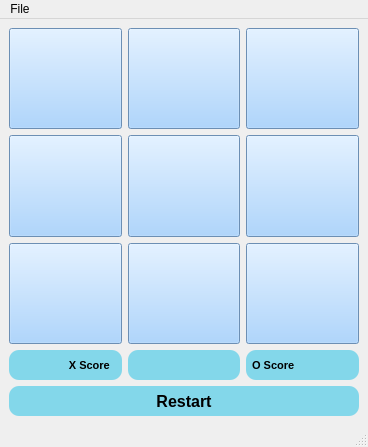
<?xml version="1.0" encoding="UTF-8"?>
<ui version="4.0">
 <class>TicTacToa</class>
 <widget class="QMainWindow" name="TicTacToa">
  <property name="geometry">
   <rect>
    <x>0</x>
    <y>0</y>
    <width>368</width>
    <height>447</height>
   </rect>
  </property>
  <property name="windowTitle">
   <string>TicTacToa</string>
  </property>
  <widget class="QWidget" name="centralwidget">
   <layout class="QGridLayout" name="gridLayout">
    <item row="1" column="1">
     <widget class="QPushButton" name="btn5">
      <property name="sizePolicy">
       <sizepolicy hsizetype="Minimum" vsizetype="Expanding">
        <horstretch>0</horstretch>
        <verstretch>0</verstretch>
       </sizepolicy>
      </property>
      <property name="styleSheet">
       <string notr="true">background-color: rgb(151, 200, 252);</string>
      </property>
      <property name="text">
       <string/>
      </property>
     </widget>
    </item>
    <item row="3" column="0">
     <widget class="QLabel" name="x_score">
      <property name="sizePolicy">
       <sizepolicy hsizetype="Preferred" vsizetype="Minimum">
        <horstretch>0</horstretch>
        <verstretch>0</verstretch>
       </sizepolicy>
      </property>
      <property name="minimumSize">
       <size>
        <width>0</width>
        <height>30</height>
       </size>
      </property>
      <property name="font">
       <font>
        <pointsize>8</pointsize>
        <italic>false</italic>
        <bold>true</bold>
       </font>
      </property>
      <property name="styleSheet">
       <string notr="true">background-color: rgb(131, 215, 234);
border-radius: 10px
</string>
      </property>
      <property name="text">
       <string>X Score    </string>
      </property>
      <property name="alignment">
       <set>Qt::AlignRight|Qt::AlignTrailing|Qt::AlignVCenter</set>
      </property>
     </widget>
    </item>
    <item row="2" column="2">
     <widget class="QPushButton" name="btn9">
      <property name="sizePolicy">
       <sizepolicy hsizetype="Minimum" vsizetype="Expanding">
        <horstretch>0</horstretch>
        <verstretch>0</verstretch>
       </sizepolicy>
      </property>
      <property name="styleSheet">
       <string notr="true">background-color: rgb(151, 200, 252);</string>
      </property>
      <property name="text">
       <string/>
      </property>
     </widget>
    </item>
    <item row="0" column="1">
     <widget class="QPushButton" name="btn2">
      <property name="sizePolicy">
       <sizepolicy hsizetype="Minimum" vsizetype="Expanding">
        <horstretch>0</horstretch>
        <verstretch>0</verstretch>
       </sizepolicy>
      </property>
      <property name="styleSheet">
       <string notr="true">background-color: rgb(151, 200, 252);</string>
      </property>
      <property name="text">
       <string/>
      </property>
     </widget>
    </item>
    <item row="1" column="0">
     <widget class="QPushButton" name="btn4">
      <property name="sizePolicy">
       <sizepolicy hsizetype="Minimum" vsizetype="Expanding">
        <horstretch>0</horstretch>
        <verstretch>0</verstretch>
       </sizepolicy>
      </property>
      <property name="styleSheet">
       <string notr="true">background-color: rgb(151, 200, 252);</string>
      </property>
      <property name="text">
       <string/>
      </property>
     </widget>
    </item>
    <item row="2" column="0">
     <widget class="QPushButton" name="btn7">
      <property name="sizePolicy">
       <sizepolicy hsizetype="Minimum" vsizetype="Expanding">
        <horstretch>0</horstretch>
        <verstretch>0</verstretch>
       </sizepolicy>
      </property>
      <property name="styleSheet">
       <string notr="true">background-color: rgb(151, 200, 252);</string>
      </property>
      <property name="text">
       <string/>
      </property>
     </widget>
    </item>
    <item row="3" column="1">
     <widget class="QLabel" name="score">
      <property name="sizePolicy">
       <sizepolicy hsizetype="Preferred" vsizetype="Minimum">
        <horstretch>0</horstretch>
        <verstretch>0</verstretch>
       </sizepolicy>
      </property>
      <property name="minimumSize">
       <size>
        <width>0</width>
        <height>30</height>
       </size>
      </property>
      <property name="font">
       <font>
        <pointsize>8</pointsize>
        <italic>false</italic>
        <bold>true</bold>
       </font>
      </property>
      <property name="styleSheet">
       <string notr="true">background-color: rgb(131, 215, 234);
border-radius: 10px
</string>
      </property>
      <property name="text">
       <string/>
      </property>
      <property name="alignment">
       <set>Qt::AlignCenter</set>
      </property>
     </widget>
    </item>
    <item row="0" column="2">
     <widget class="QPushButton" name="btn3">
      <property name="sizePolicy">
       <sizepolicy hsizetype="Minimum" vsizetype="Expanding">
        <horstretch>0</horstretch>
        <verstretch>0</verstretch>
       </sizepolicy>
      </property>
      <property name="styleSheet">
       <string notr="true">background-color: rgb(151, 200, 252);</string>
      </property>
      <property name="text">
       <string/>
      </property>
     </widget>
    </item>
    <item row="3" column="2">
     <widget class="QLabel" name="o_score">
      <property name="sizePolicy">
       <sizepolicy hsizetype="Preferred" vsizetype="Minimum">
        <horstretch>0</horstretch>
        <verstretch>0</verstretch>
       </sizepolicy>
      </property>
      <property name="minimumSize">
       <size>
        <width>0</width>
        <height>30</height>
       </size>
      </property>
      <property name="font">
       <font>
        <pointsize>8</pointsize>
        <italic>false</italic>
        <bold>true</bold>
       </font>
      </property>
      <property name="styleSheet">
       <string notr="true">border-radius: 10px;
background-color: rgb(131, 215, 234);
</string>
      </property>
      <property name="text">
       <string>  O Score</string>
      </property>
     </widget>
    </item>
    <item row="0" column="0">
     <widget class="QPushButton" name="btn1">
      <property name="sizePolicy">
       <sizepolicy hsizetype="Minimum" vsizetype="Expanding">
        <horstretch>0</horstretch>
        <verstretch>0</verstretch>
       </sizepolicy>
      </property>
      <property name="styleSheet">
       <string notr="true">background-color: rgb(151, 200, 252);</string>
      </property>
      <property name="text">
       <string/>
      </property>
     </widget>
    </item>
    <item row="2" column="1">
     <widget class="QPushButton" name="btn8">
      <property name="sizePolicy">
       <sizepolicy hsizetype="Minimum" vsizetype="Expanding">
        <horstretch>0</horstretch>
        <verstretch>0</verstretch>
       </sizepolicy>
      </property>
      <property name="styleSheet">
       <string notr="true">background-color: rgb(151, 200, 252);</string>
      </property>
      <property name="text">
       <string/>
      </property>
     </widget>
    </item>
    <item row="1" column="2">
     <widget class="QPushButton" name="btn6">
      <property name="sizePolicy">
       <sizepolicy hsizetype="Minimum" vsizetype="Expanding">
        <horstretch>0</horstretch>
        <verstretch>0</verstretch>
       </sizepolicy>
      </property>
      <property name="styleSheet">
       <string notr="true">background-color: rgb(151, 200, 252);</string>
      </property>
      <property name="text">
       <string/>
      </property>
     </widget>
    </item>
    <item row="4" column="0" colspan="3">
     <widget class="QPushButton" name="reset">
      <property name="sizePolicy">
       <sizepolicy hsizetype="Preferred" vsizetype="Minimum">
        <horstretch>0</horstretch>
        <verstretch>0</verstretch>
       </sizepolicy>
      </property>
      <property name="minimumSize">
       <size>
        <width>0</width>
        <height>30</height>
       </size>
      </property>
      <property name="font">
       <font>
        <pointsize>12</pointsize>
        <bold>true</bold>
       </font>
      </property>
      <property name="styleSheet">
       <string notr="true">background-color: rgb(131, 215, 234);
border-radius: 10px
</string>
      </property>
      <property name="text">
       <string>Restart</string>
      </property>
     </widget>
    </item>
   </layout>
  </widget>
  <widget class="QMenuBar" name="menubar">
   <property name="geometry">
    <rect>
     <x>0</x>
     <y>0</y>
     <width>368</width>
     <height>22</height>
    </rect>
   </property>
   <widget class="QMenu" name="menuAbout">
    <property name="title">
     <string>File</string>
    </property>
    <addaction name="about"/>
    <addaction name="players"/>
    <addaction name="ai"/>
    <addaction name="exit"/>
   </widget>
   <addaction name="menuAbout"/>
  </widget>
  <widget class="QStatusBar" name="statusbar"/>
  <action name="about">
   <property name="text">
    <string>About</string>
   </property>
  </action>
  <action name="close">
   <property name="text">
    <string>close</string>
   </property>
  </action>
  <action name="players">
   <property name="text">
    <string>2 Players</string>
   </property>
  </action>
  <action name="ai">
   <property name="text">
    <string>Player VS AI</string>
   </property>
  </action>
  <action name="exit">
   <property name="text">
    <string>Exit</string>
   </property>
  </action>
 </widget>
 <resources/>
 <connections/>
</ui>
